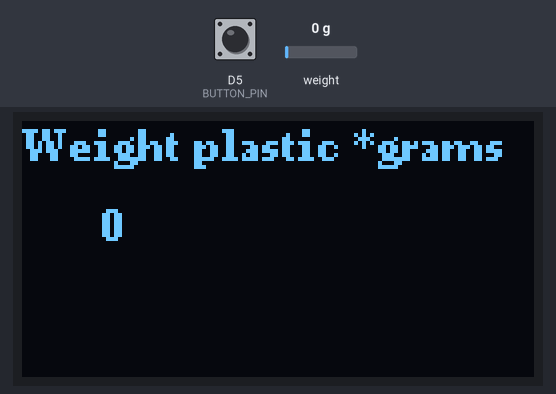
This sketch was run on a simulated ESP8266 (NodeMCU). Shown: 128×64 one-colour display. The test bench sets the inputs (shaded band); at power-on: weight on the scale 0 g, D5 (BUTTON_PIN) HIGH. What the sketch prints to the serial monitor is not drawn.

Above: at 2.2 s.
2.3 s: weight on the scale set to 100 g
At 3.8 s:
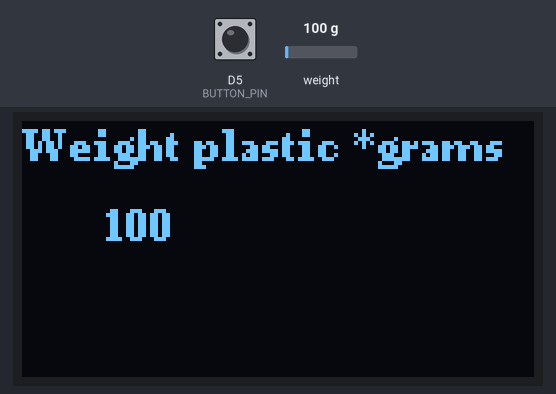
4.9 s: weight on the scale set to 1250 g
At 6.2 s:
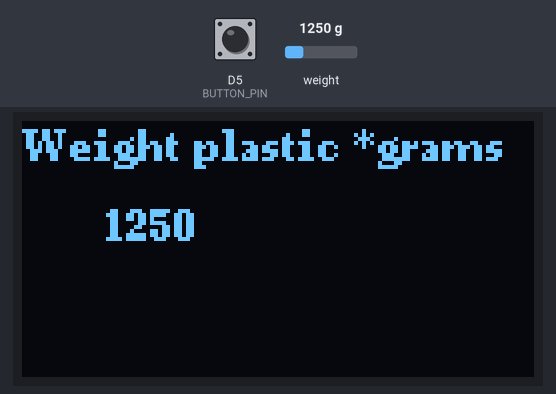
7.1 s: D5 (BUTTON_PIN) pulled LOW for 1 s
At 9.4 s:
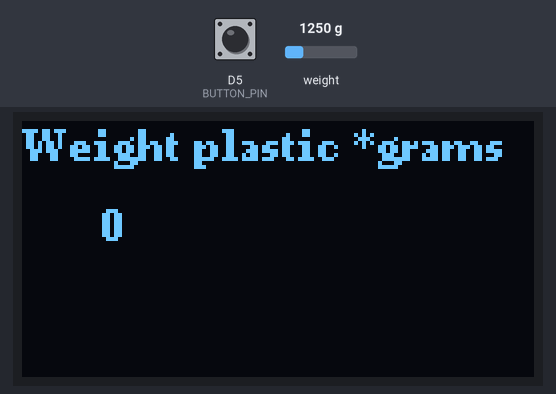
10.4 s: weight on the scale set to 3750 g
At 11.7 s:
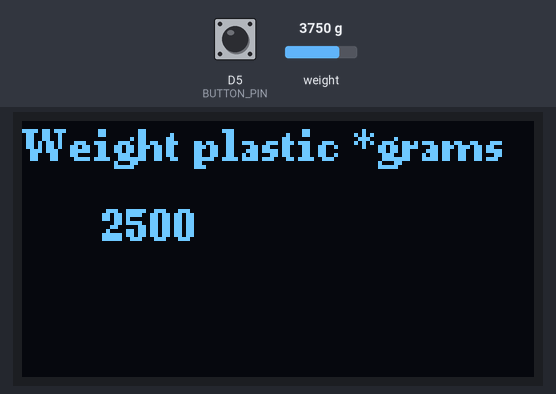
Timing chart, 0 to 13.4 s (numbered marks = the images above; inputs shaded):
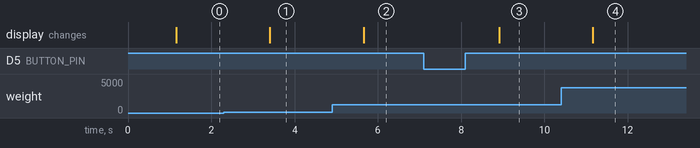

The sketch:

PlasticWightV2.ino
```cpp
#include "HX711.h"
#include <Wire.h>
#include <Adafruit_GFX.h>
#include <Adafruit_SSD1306.h>
#include <Pushbutton.h>

#include <ESP8266WiFi.h>
#include <ESPAsyncTCP.h>
#include <ESPAsyncWebServer.h>
AsyncWebServer server(80);

const char* ssid     = "ESP8266-Весы";
const char* password = "";
String data = "0";

#include <Arduino.h>
#include <U8g2lib.h>

#ifdef U8X8_HAVE_HW_SPI
#include <SPI.h>
#endif
#ifdef U8X8_HAVE_HW_I2C
#include <Wire.h>
#endif
U8G2_SSD1306_128X64_NONAME_F_SW_I2C u8g2(U8G2_R0, /* clock=*/ SCL, /* data=*/ SDA, /* reset=*/ U8X8_PIN_NONE);   // All Boards without Reset of the Display


const char index_html[] PROGMEM = R"rawliteral(
<!DOCTYPE HTML><html>
<head>
  <meta name="viewport" content="width=device-width, initial-scale=1">
  <style>
    html {
     font-family: Arial;
     display: inline-block;
     margin: 0px auto;
     text-align: center;
    }
    h2 { font-size: 3.0rem; }
    p { font-size: 3.0rem; }
    .units { font-size: 1.2rem; }
    .dht-labels{
      font-size: 1.5rem;
      vertical-align:middle;
      padding-bottom: 15px;
    }
  </style>
</head>
<body>
  <h2>ESP8266 wight</h2>
  <p>
    <span class="dht-labels">wight</span>
    <span id="wight">%WIGHT%</span>
    <sup class="units">&deg;grams</sup>
  </p>

</body>
<script>
setInterval(function ( ) {
  var xhttp = new XMLHttpRequest();
  xhttp.onreadystatechange = function() {
    if (this.readyState == 4 && this.status == 200) {
      document.getElementById("wight").innerHTML = this.responseText;
    }
  };
  xhttp.open("GET", "/wight", true);
  xhttp.send();
}, 10000 ) ;

</script>
</html>)rawliteral";


// Replaces placeholder with DHT values
String processor(const String& var) {
  Serial.println(var);
  if (var == "WIGHT") {
    return String(data);
  }
  return String();
}

void setupwifiAp() {
  // Serial port for debugging purposes
  Serial.print("Setting AP (Access Point)…");
  // Remove the password parameter, if you want the AP (Access Point) to be open
  WiFi.softAP(ssid, password);

  IPAddress IP = WiFi.softAPIP();
  Serial.print("AP IP address: ");
  Serial.println(IP);

  // Print ESP8266 Local IP Address
  Serial.println(WiFi.localIP());

  // Route for root / web page
  server.on("/", HTTP_GET, [](AsyncWebServerRequest * request) {
    request->send_P(200, "text/html", index_html, processor);
  });
  server.on("/wight", HTTP_GET, [](AsyncWebServerRequest * request) {
    request->send_P(200, "text/plain", String(data).c_str());
  });
  // Start server
  server.begin();
}


// HX711 circuit wiring
const int LOADCELL_DOUT_PIN = D6;
const int LOADCELL_SCK_PIN = D7;

HX711 scale;
int reading;
int lastReading;
//REPLACE WITH YOUR CALIBRATION FACTOR
#define CALIBRATION_FACTOR -122.507

//OLED Display
#define SCREEN_WIDTH 128 // OLED display width, in pixels
#define SCREEN_HEIGHT 64 // OLED display height, in pixels

// Declaration for an SSD1306 display connected to I2C (SDA, SCL pins)
#define OLED_RESET     -1 // Reset pin # (or -1 if sharing Arduino reset pin)
Adafruit_SSD1306 display(SCREEN_WIDTH, SCREEN_HEIGHT, &Wire, OLED_RESET);

//Button
#define BUTTON_PIN D5
Pushbutton button(BUTTON_PIN);

void displayWeight(int weight) {
  u8g2.clearBuffer();         // clear the internal memory
  u8g2.setFont(u8g2_font_ncenB08_tr); // choose a suitable font
  u8g2.drawStr(0, 10, "Weight plastic *grams"); // write something to the internal memory
  String weightstr = String(weight);
  u8g2.drawStr(20, 30, weightstr.c_str()); // write something to the internal memory
  u8g2.sendBuffer();          // transfer internal memory to the display
  delay(1000);
}

void setup() {
  Serial.begin(115200);
  u8g2.begin();
  setupwifiAp();

  Serial.println("Initializing the scale");
  scale.begin(LOADCELL_DOUT_PIN, LOADCELL_SCK_PIN);

  scale.set_scale(CALIBRATION_FACTOR);   // this value is obtained by calibrating the scale with known weights
  scale.tare();               // reset the scale to 0
}

void loop() {

  if (button.getSingleDebouncedPress()) {
    Serial.print("tare...");
    scale.tare();
  }

  if (scale.wait_ready_timeout(200)) {
    reading = round(scale.get_units());
    Serial.print("Weight: ");
    Serial.println(reading);
    String dataScale = String(reading);
    data = dataScale;
    displayWeight(reading);
  }
  else {
    Serial.println("HX711 not found.");
  }
}
```

Measured:
- after the input at 2.3 s, the display: changes after 1.1 s (image 1)
- after the input at 4.9 s, the display: changes after 0.76 s (image 2)
- after the input at 7.1 s, the display: changes after 1.8 s (image 3)
- after the input at 10.4 s, the display: changes after 0.77 s (image 4)
